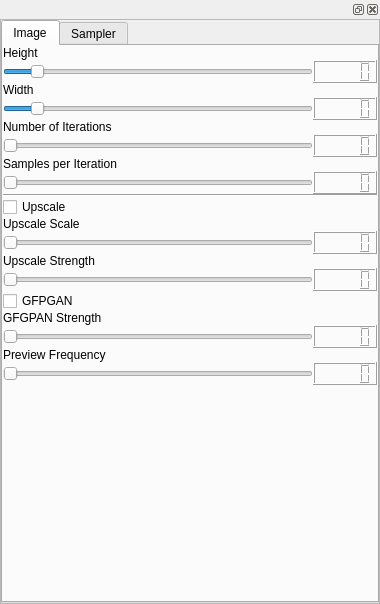
<?xml version="1.0" encoding="UTF-8"?>
<ui version="4.0">
 <class>Form</class>
 <widget class="QWidget" name="Form">
  <property name="geometry">
   <rect>
    <x>0</x>
    <y>0</y>
    <width>380</width>
    <height>604</height>
   </rect>
  </property>
  <property name="windowTitle">
   <string>Form</string>
  </property>
  <property name="accessibleName">
   <string>setImg2Img</string>
  </property>
  <layout class="QVBoxLayout" name="verticalLayout">
   <property name="leftMargin">
    <number>0</number>
   </property>
   <property name="topMargin">
    <number>0</number>
   </property>
   <property name="rightMargin">
    <number>0</number>
   </property>
   <property name="bottomMargin">
    <number>0</number>
   </property>
   <item>
    <widget class="QDockWidget" name="dockWidget">
     <property name="accessibleName">
      <string>setImg2Img</string>
     </property>
     <widget class="QWidget" name="dockWidgetContents">
      <layout class="QVBoxLayout" name="verticalLayout_2">
       <property name="leftMargin">
        <number>0</number>
       </property>
       <property name="topMargin">
        <number>0</number>
       </property>
       <property name="rightMargin">
        <number>0</number>
       </property>
       <property name="bottomMargin">
        <number>0</number>
       </property>
       <item>
        <widget class="QScrollArea" name="scrollArea">
         <property name="widgetResizable">
          <bool>true</bool>
         </property>
         <widget class="QWidget" name="scrollAreaWidgetContents">
          <property name="geometry">
           <rect>
            <x>0</x>
            <y>0</y>
            <width>378</width>
            <height>578</height>
           </rect>
          </property>
          <layout class="QVBoxLayout" name="verticalLayout_3">
           <property name="leftMargin">
            <number>0</number>
           </property>
           <property name="topMargin">
            <number>0</number>
           </property>
           <property name="rightMargin">
            <number>0</number>
           </property>
           <property name="bottomMargin">
            <number>0</number>
           </property>
           <item>
            <widget class="QTabWidget" name="tabWidget">
             <property name="currentIndex">
              <number>0</number>
             </property>
             <widget class="QWidget" name="Image">
              <attribute name="title">
               <string>Image</string>
              </attribute>
              <layout class="QVBoxLayout" name="verticalLayout_4">
               <property name="leftMargin">
                <number>0</number>
               </property>
               <property name="topMargin">
                <number>0</number>
               </property>
               <property name="rightMargin">
                <number>0</number>
               </property>
               <property name="bottomMargin">
                <number>0</number>
               </property>
               <item>
                <layout class="QGridLayout" name="gridLayout">
                 <property name="leftMargin">
                  <number>0</number>
                 </property>
                 <property name="rightMargin">
                  <number>0</number>
                 </property>
                 <property name="spacing">
                  <number>0</number>
                 </property>
                 <item row="6" column="0">
                  <widget class="QSlider" name="batchSizeSlider">
                   <property name="minimum">
                    <number>1</number>
                   </property>
                   <property name="maximum">
                    <number>200</number>
                   </property>
                   <property name="pageStep">
                    <number>1</number>
                   </property>
                   <property name="value">
                    <number>1</number>
                   </property>
                   <property name="orientation">
                    <enum>Qt::Horizontal</enum>
                   </property>
                  </widget>
                 </item>
                 <item row="1" column="0">
                  <widget class="QLabel" name="label_4">
                   <property name="text">
                    <string>Height</string>
                   </property>
                  </widget>
                 </item>
                 <item row="28" column="0">
                  <widget class="QLabel" name="label_7">
                   <property name="text">
                    <string>Preview Frequency</string>
                   </property>
                  </widget>
                 </item>
                 <item row="17" column="0">
                  <widget class="QLabel" name="label_5">
                   <property name="text">
                    <string>Upscale Scale</string>
                   </property>
                  </widget>
                 </item>
                 <item row="18" column="1">
                  <widget class="QLCDNumber" name="upscaleScaleNumber"/>
                 </item>
                 <item row="22" column="0">
                  <widget class="QLabel" name="label_8">
                   <property name="text">
                    <string>GFGPAN Strength</string>
                   </property>
                  </widget>
                 </item>
                 <item row="30" column="0">
                  <spacer name="verticalSpacer">
                   <property name="orientation">
                    <enum>Qt::Vertical</enum>
                   </property>
                   <property name="sizeHint" stdset="0">
                    <size>
                     <width>20</width>
                     <height>40</height>
                    </size>
                   </property>
                  </spacer>
                 </item>
                 <item row="2" column="1">
                  <widget class="QLCDNumber" name="heightNumber"/>
                 </item>
                 <item row="7" column="0">
                  <widget class="QLabel" name="label_2">
                   <property name="text">
                    <string>Samples per Iteration</string>
                   </property>
                  </widget>
                 </item>
                 <item row="15" column="0">
                  <widget class="Line" name="line">
                   <property name="orientation">
                    <enum>Qt::Horizontal</enum>
                   </property>
                  </widget>
                 </item>
                 <item row="3" column="0">
                  <widget class="QLabel" name="label_3">
                   <property name="text">
                    <string>Width</string>
                   </property>
                  </widget>
                 </item>
                 <item row="8" column="1">
                  <widget class="QLCDNumber" name="samplesNumber"/>
                 </item>
                 <item row="23" column="1">
                  <widget class="QLCDNumber" name="gfpganNumber"/>
                 </item>
                 <item row="29" column="1">
                  <widget class="QLCDNumber" name="lcdNumber"/>
                 </item>
                 <item row="5" column="0">
                  <widget class="QLabel" name="label">
                   <property name="text">
                    <string>Number of Iterations</string>
                   </property>
                  </widget>
                 </item>
                 <item row="4" column="0">
                  <widget class="QSlider" name="widthSlider">
                   <property name="minimum">
                    <number>256</number>
                   </property>
                   <property name="maximum">
                    <number>3072</number>
                   </property>
                   <property name="singleStep">
                    <number>64</number>
                   </property>
                   <property name="pageStep">
                    <number>64</number>
                   </property>
                   <property name="value">
                    <number>512</number>
                   </property>
                   <property name="orientation">
                    <enum>Qt::Horizontal</enum>
                   </property>
                  </widget>
                 </item>
                 <item row="15" column="1">
                  <widget class="Line" name="line_2">
                   <property name="orientation">
                    <enum>Qt::Horizontal</enum>
                   </property>
                  </widget>
                 </item>
                 <item row="2" column="0">
                  <widget class="QSlider" name="heightSlider">
                   <property name="minimum">
                    <number>256</number>
                   </property>
                   <property name="maximum">
                    <number>3072</number>
                   </property>
                   <property name="singleStep">
                    <number>64</number>
                   </property>
                   <property name="pageStep">
                    <number>64</number>
                   </property>
                   <property name="value">
                    <number>512</number>
                   </property>
                   <property name="orientation">
                    <enum>Qt::Horizontal</enum>
                   </property>
                   <property name="tickInterval">
                    <number>0</number>
                   </property>
                  </widget>
                 </item>
                 <item row="20" column="0">
                  <widget class="QSlider" name="upscaleStrength">
                   <property name="minimum">
                    <number>1</number>
                   </property>
                   <property name="maximum">
                    <number>8</number>
                   </property>
                   <property name="pageStep">
                    <number>1</number>
                   </property>
                   <property name="orientation">
                    <enum>Qt::Horizontal</enum>
                   </property>
                  </widget>
                 </item>
                 <item row="21" column="0">
                  <widget class="QCheckBox" name="useGfpgan">
                   <property name="text">
                    <string>GFPGAN</string>
                   </property>
                  </widget>
                 </item>
                 <item row="19" column="0">
                  <widget class="QLabel" name="label_6">
                   <property name="text">
                    <string>Upscale Strength</string>
                   </property>
                  </widget>
                 </item>
                 <item row="20" column="1">
                  <widget class="QLCDNumber" name="upscaleStrengthNumber"/>
                 </item>
                 <item row="4" column="1">
                  <widget class="QLCDNumber" name="widthNumber"/>
                 </item>
                 <item row="8" column="0">
                  <widget class="QSlider" name="samplesSlider">
                   <property name="minimum">
                    <number>1</number>
                   </property>
                   <property name="maximum">
                    <number>1500</number>
                   </property>
                   <property name="pageStep">
                    <number>1</number>
                   </property>
                   <property name="value">
                    <number>1</number>
                   </property>
                   <property name="orientation">
                    <enum>Qt::Horizontal</enum>
                   </property>
                  </widget>
                 </item>
                 <item row="29" column="0">
                  <widget class="QSlider" name="previewSlider">
                   <property name="minimum">
                    <number>1</number>
                   </property>
                   <property name="maximum">
                    <number>25</number>
                   </property>
                   <property name="pageStep">
                    <number>1</number>
                   </property>
                   <property name="orientation">
                    <enum>Qt::Horizontal</enum>
                   </property>
                  </widget>
                 </item>
                 <item row="23" column="0">
                  <widget class="QSlider" name="gfpganSlider">
                   <property name="minimum">
                    <number>0</number>
                   </property>
                   <property name="maximum">
                    <number>10</number>
                   </property>
                   <property name="pageStep">
                    <number>1</number>
                   </property>
                   <property name="value">
                    <number>0</number>
                   </property>
                   <property name="orientation">
                    <enum>Qt::Horizontal</enum>
                   </property>
                  </widget>
                 </item>
                 <item row="16" column="0">
                  <widget class="QCheckBox" name="upScale">
                   <property name="text">
                    <string>Upscale</string>
                   </property>
                  </widget>
                 </item>
                 <item row="18" column="0">
                  <widget class="QSlider" name="upscaleScale">
                   <property name="minimum">
                    <number>1</number>
                   </property>
                   <property name="maximum">
                    <number>8</number>
                   </property>
                   <property name="pageStep">
                    <number>1</number>
                   </property>
                   <property name="orientation">
                    <enum>Qt::Horizontal</enum>
                   </property>
                  </widget>
                 </item>
                 <item row="6" column="1">
                  <widget class="QLCDNumber" name="batchSizeNumber"/>
                 </item>
                 <item row="0" column="0">
                  <layout class="QVBoxLayout" name="dropZone"/>
                 </item>
                </layout>
               </item>
              </layout>
             </widget>
             <widget class="QWidget" name="Sampler">
              <attribute name="title">
               <string>Sampler</string>
              </attribute>
              <layout class="QVBoxLayout" name="verticalLayout_5">
               <property name="leftMargin">
                <number>0</number>
               </property>
               <property name="topMargin">
                <number>0</number>
               </property>
               <property name="rightMargin">
                <number>0</number>
               </property>
               <property name="bottomMargin">
                <number>0</number>
               </property>
               <item>
                <layout class="QGridLayout" name="gridLayout_2">
                 <property name="leftMargin">
                  <number>5</number>
                 </property>
                 <property name="rightMargin">
                  <number>5</number>
                 </property>
                 <item row="21" column="0">
                  <widget class="QSlider" name="ddim_eta">
                   <property name="orientation">
                    <enum>Qt::Horizontal</enum>
                   </property>
                  </widget>
                 </item>
                 <item row="9" column="0">
                  <widget class="QLabel" name="label_12">
                   <property name="text">
                    <string>Scale</string>
                   </property>
                  </widget>
                 </item>
                 <item row="2" column="0">
                  <widget class="QCheckBox" name="seamless">
                   <property name="text">
                    <string>Seamless</string>
                   </property>
                  </widget>
                 </item>
                 <item row="19" column="0">
                  <widget class="QComboBox" name="seedBehavior">
                   <item>
                    <property name="text">
                     <string>iter</string>
                    </property>
                   </item>
                   <item>
                    <property name="text">
                     <string>fixed</string>
                    </property>
                   </item>
                   <item>
                    <property name="text">
                     <string>random</string>
                    </property>
                   </item>
                  </widget>
                 </item>
                 <item row="10" column="0">
                  <widget class="QSlider" name="scale">
                   <property name="maximum">
                    <number>3000</number>
                   </property>
                   <property name="value">
                    <number>750</number>
                   </property>
                   <property name="orientation">
                    <enum>Qt::Horizontal</enum>
                   </property>
                  </widget>
                 </item>
                 <item row="10" column="1" colspan="2">
                  <widget class="QLCDNumber" name="scaleNumber">
                   <property name="value" stdset="0">
                    <double>7.500000000000000</double>
                   </property>
                  </widget>
                 </item>
                 <item row="4" column="0">
                  <widget class="QLabel" name="label_10">
                   <property name="text">
                    <string>Sampler</string>
                   </property>
                  </widget>
                 </item>
                 <item row="17" column="0">
                  <widget class="QLineEdit" name="seed"/>
                 </item>
                 <item row="0" column="2">
                  <widget class="QSpinBox" name="grid_rows"/>
                 </item>
                 <item row="2" column="1">
                  <widget class="QCheckBox" name="fullPrecision">
                   <property name="text">
                    <string>Full Precision</string>
                   </property>
                  </widget>
                 </item>
                 <item row="14" column="0">
                  <widget class="QLabel" name="label_13">
                   <property name="text">
                    <string>Padding Mode</string>
                   </property>
                  </widget>
                 </item>
                 <item row="18" column="0">
                  <widget class="QLabel" name="label_11">
                   <property name="text">
                    <string>Seed Behavior</string>
                   </property>
                  </widget>
                 </item>
                 <item row="15" column="0">
                  <widget class="QComboBox" name="paddingMode">
                   <item>
                    <property name="text">
                     <string>border</string>
                    </property>
                   </item>
                   <item>
                    <property name="text">
                     <string>reflection</string>
                    </property>
                   </item>
                   <item>
                    <property name="text">
                     <string>zeros</string>
                    </property>
                   </item>
                  </widget>
                 </item>
                 <item row="13" column="0">
                  <widget class="QComboBox" name="sampleMode">
                   <item>
                    <property name="text">
                     <string>bicubic</string>
                    </property>
                   </item>
                   <item>
                    <property name="text">
                     <string>bilinear</string>
                    </property>
                   </item>
                   <item>
                    <property name="text">
                     <string>nearest</string>
                    </property>
                   </item>
                  </widget>
                 </item>
                 <item row="5" column="0">
                  <widget class="QComboBox" name="sampler">
                   <property name="font">
                    <font>
                     <pointsize>16</pointsize>
                    </font>
                   </property>
                   <item>
                    <property name="text">
                     <string>ddim</string>
                    </property>
                   </item>
                   <item>
                    <property name="text">
                     <string>plms</string>
                    </property>
                   </item>
                   <item>
                    <property name="text">
                     <string>k_lms</string>
                    </property>
                   </item>
                   <item>
                    <property name="text">
                     <string>k_dpm_2</string>
                    </property>
                   </item>
                   <item>
                    <property name="text">
                     <string>k_dpm_2_a</string>
                    </property>
                   </item>
                   <item>
                    <property name="text">
                     <string>k_heun</string>
                    </property>
                   </item>
                   <item>
                    <property name="text">
                     <string>k_euler</string>
                    </property>
                   </item>
                   <item>
                    <property name="text">
                     <string>k_euler_a</string>
                    </property>
                   </item>
                  </widget>
                 </item>
                 <item row="16" column="0">
                  <widget class="QLabel" name="label_15">
                   <property name="text">
                    <string>Seed</string>
                   </property>
                  </widget>
                 </item>
                 <item row="6" column="0">
                  <widget class="QLabel" name="label_9">
                   <property name="text">
                    <string>Steps</string>
                   </property>
                  </widget>
                 </item>
                 <item row="12" column="0">
                  <widget class="QLabel" name="label_14">
                   <property name="text">
                    <string>Sample Mode</string>
                   </property>
                  </widget>
                 </item>
                 <item row="21" column="1" colspan="2">
                  <widget class="QLCDNumber" name="ddim_etaNumber"/>
                 </item>
                 <item row="0" column="0">
                  <widget class="QCheckBox" name="tensorPreview">
                   <property name="text">
                    <string>Tensor Preview</string>
                   </property>
                   <property name="checked">
                    <bool>true</bool>
                   </property>
                  </widget>
                 </item>
                 <item row="22" column="1">
                  <spacer name="verticalSpacer_2">
                   <property name="orientation">
                    <enum>Qt::Vertical</enum>
                   </property>
                   <property name="sizeHint" stdset="0">
                    <size>
                     <width>20</width>
                     <height>40</height>
                    </size>
                   </property>
                  </spacer>
                 </item>
                 <item row="20" column="0">
                  <widget class="QLabel" name="label_16">
                   <property name="text">
                    <string>DDIM ETA</string>
                   </property>
                  </widget>
                 </item>
                 <item row="0" column="1">
                  <widget class="QCheckBox" name="makegrid">
                   <property name="text">
                    <string>Grid</string>
                   </property>
                  </widget>
                 </item>
                 <item row="8" column="0">
                  <widget class="QSlider" name="steps">
                   <property name="minimum">
                    <number>1</number>
                   </property>
                   <property name="maximum">
                    <number>250</number>
                   </property>
                   <property name="value">
                    <number>10</number>
                   </property>
                   <property name="sliderPosition">
                    <number>10</number>
                   </property>
                   <property name="orientation">
                    <enum>Qt::Horizontal</enum>
                   </property>
                  </widget>
                 </item>
                 <item row="3" column="0">
                  <widget class="QCheckBox" name="useInit">
                   <property name="text">
                    <string>Use Init</string>
                   </property>
                  </widget>
                 </item>
                 <item row="8" column="1" colspan="2">
                  <widget class="QLCDNumber" name="stepsNumber">
                   <property name="intValue" stdset="0">
                    <number>10</number>
                   </property>
                  </widget>
                 </item>
                </layout>
               </item>
              </layout>
             </widget>
            </widget>
           </item>
          </layout>
         </widget>
        </widget>
       </item>
      </layout>
     </widget>
    </widget>
   </item>
  </layout>
 </widget>
 <resources/>
 <connections>
  <connection>
   <sender>steps</sender>
   <signal>valueChanged(int)</signal>
   <receiver>stepsNumber</receiver>
   <slot>display(int)</slot>
   <hints>
    <hint type="sourcelabel">
     <x>119</x>
     <y>213</y>
    </hint>
    <hint type="destinationlabel">
     <x>303</x>
     <y>214</y>
    </hint>
   </hints>
  </connection>
 </connections>
</ui>
